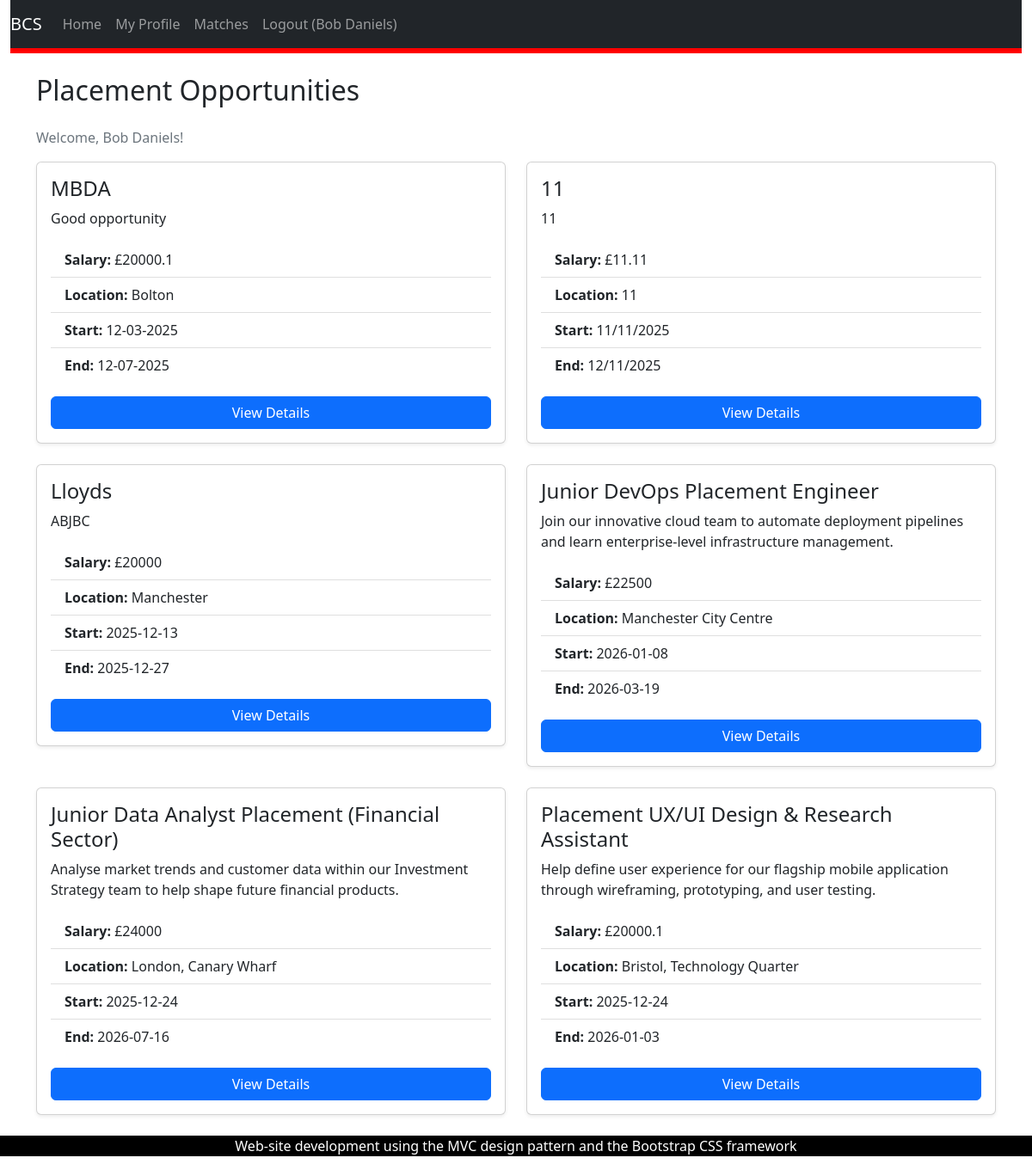
/studentMatches.php (signed in), run on the app's committed database.
### tables this page shows
CREATE TABLE "placement_opportunity"
(
    placement_ID INTEGER
        primary key autoincrement,
    employer_ID  INTEGER
        references users,
    title        TEXT not null,
    description  TEXT not null,
    salary       REAL,
    location     TEXT not null,
    start_date   DATE not null,
    end_date     DATE not null,
    status       TEXT
, deadline DATE, date_posted DATE DEFAULT NULL, about_company TEXT, what_we_offer TEXT);

### studentMatches.php (called while the page is built, shortened)
<?php
require_once('Models/PlacementsDataSet.php');
$placementsDataSet = new PlacementsDataSet();
$placements = $placementsDataSet->fetchAllPosts();
require_once("Views/studentListings.phtml");

### Models/Database.php (called while the page is built, shortened)
<?php
class Database {
    protected static $_dbInstance = null;
    protected $_dbHandle;
    public static function getInstance() {
        if(self::$_dbInstance === null) {
            self::$_dbInstance = new self();
        }
        return self::$_dbInstance;
    }
    private function __construct() {
        try {
            $this->_dbHandle = new PDO("sqlite:identifier.sqlite");
        }
        catch (PDOException $e) {
            echo $e->getMessage();
        }
    }
    public function getdbConnection() {
        return $this->_dbHandle;
    }
}

### Models/PlacementsDataSet.php (called while the page is built, shortened)
<?php
require_once('Database.php');
require_once('PlacementsData.php');
class PlacementsDataSet {
    protected $_dbHandle, $_dbInstance;
    public function __construct() {
        $this->_dbInstance = Database::getInstance();
        $this->_dbHandle = $this->_dbInstance->getdbConnection();
    }
    public function fetchAllPosts() {
        $sqlQuery = 'SELECT * FROM placement_opportunity;';
        $statement = $this->_dbHandle->prepare($sqlQuery);
        $statement->execute();
        $dataSet = [];
        while ($row = $statement->fetch()) {
            $dataSet[] = new PlacementsData($row);
        }
        return $dataSet;
    }
}

### Models/PlacementsData.php (called while the page is built, shortened)
<?php
class PlacementsData {
    protected $placement_id, $employer_id, $title, $description,$salary, $location, $start_date, $end_date, $status, $deadline, $date_posted, $about_company, $what_we_offer;
    public function __construct($dbRow) {
        $this->placement_id = $dbRow['placement_ID'];
        $this->title = $dbRow['title'];
        $this->description = $dbRow['description'];
        $this->salary = $dbRow['salary'];
        $this->location = $dbRow['location'];
        $this->start_date = $dbRow['start_date'];
        $this->end_date = $dbRow['end_date'];
    }
    public function getPlacementID() {
        return $this->placement_id;
    }
    public function getTitle() {
        return $this->title;
    }
    public function getDescription() {
        return $this->description;
    }
    public function getSalary() {
        return $this->salary;
    }
    public function getLocation() {
        return $this->location;
    }
    public function getStartDate() {
        return $this->start_date;
    }
    public function getEndDate() {
        return $this->end_date;
    }
}

### Views/studentListings.phtml (the view)
<?php require('template/header.phtml'); ?>
    <div class="container mt-4">
        <h2 class="mb-4">Placement Opportunities</h2>
        <p class="text-muted">Welcome, <?= $_SESSION['name']; ?>!</p>
        <div class="row">
            <?php foreach ($placements as $placement) { ?>
                <div class="col-md-6 mb-4">
                    <div class="card shadow-sm">
                        <div class="card-body">
                            <h4 class="card-title"><?= $placement->getTitle(); ?></h4>
                            <p class="card-text"><?= $placement->getDescription(); ?></p>
                            <ul class="list-group list-group-flush mb-3">
                                <li class="list-group-item"><strong>Salary:</strong> £<?= $placement->getSalary(); ?></li>
                                <li class="list-group-item"><strong>Location:</strong> <?= $placement->getLocation(); ?></li>
                                <li class="list-group-item"><strong>Start:</strong> <?= $placement->getStartDate(); ?></li>
                                <li class="list-group-item"><strong>End:</strong> <?= $placement->getEndDate(); ?></li>
                            </ul>
                            <a href="placement_details.php?id=<?= $placement->getPlacementID(); ?>"
                               class="btn btn-primary w-100">
                                View Details
                            </a>
                        </div>
                    </div>
                </div>
            <?php } ?>
        </div>
    </div>
    </div>
<?php require('template/footer.phtml'); ?>

### Views/template/header.phtml (shortened to what this page needs)
<?php
$is_logged_in = $_SESSION['logged_in'] ?? false;
$user_role = $_SESSION['role'] ?? '';
?>
<!DOCTYPE html>
<html lang="en">
<head>
    <link href="https://cdn.jsdelivr.net/npm/bootstrap@5.2.0/dist/css/bootstrap.min.css" rel="stylesheet">
    <link href="/css/my-style.css" rel="stylesheet">
</head>
<body role=""document">
<div class="container-fluid">
    <nav class="navbar navbar-expand-lg navbar-dark bg-dark">
        <a class="navbar-brand" href="index.php"> BCS</a>
        <div class="collapse navbar-collapse" id="navbarNav">
            <ul class="navbar-nav me-auto">
                <li class="nav-item">
                    <a class="nav-link" href="index.php">Home</a>
                </li>
                <?php if ($is_logged_in && $user_role === 'student'): ?>
                    <li class="nav-item">
                        <a class="nav-link" href="student_profile.php">My Profile</a>
                    </li>
                    <li class="nav-item">
                        <a class="nav-link" href="studentMatches.php">Matches</a>
                    </li>
                <?php endif; ?>
                <?php if ($is_logged_in): ?>
                    <li class="nav-item">
                        <a class="nav-link" href="logout.php">Logout (<?php echo $_SESSION['name']; ?>)</a>
                    </li>
                <?php else: ?>
                    <li class="nav-item">
                        <a class="nav-link" href="login.php">Login</a>
                    </li>
                <?php endif; ?>
            </ul>
        </div>
    </nav>
    <main id="content" class="col-12">

### Views/template/footer.phtml (shortened to what this page needs)
    <footer class-"row">
        <div id="footer" class="col-xs-12">
            <p>Web-site development using the MVC design pattern and the Bootstrap CSS framework</p>
        </div>
    </footer>
</body>
</html>

### css/my-style.css (style rules this page uses)
#content { background-color: #fff; border-top: solid 6px #f00; }
#footer { margin_top: 20px; text-align: center; background-color: #000; color: #fff; }

### data on the page
placement_opportunity: title "MBDA", description "Good opportunity", salary "20000.1", location "Bolton", start_date "12-03-2025", end_date "12-07-2025"
placement_opportunity: title "11", description "11", salary "11.11", location "11", start_date "11/11/2025", end_date "12/11/2025"
placement_opportunity: title "Lloyds", description "ABJBC", salary "20000", location "Manchester", start_date "2025-12-13", end_date "2025-12-27"
placement_opportunity: title "Junior DevOps Placement Engineer", description "Join our innovative cloud team to automate deployment pipelines and learn enterprise-level infrastructure management.", salary "22500", location "Manchester City Centre", start_date "2026-01-08", end_date "2026-03-19"
placement_opportunity: title "Junior Data Analyst Placement (Financial Sector)", description "Analyse market trends and customer data within our Investment Strategy team to help shape future financial products.", salary "24000", location "London, Canary Wharf", start_date "2025-12-24", end_date "2026-07-16"
placement_opportunity: title "Placement UX/UI Design & Research Assistant", description "Help define user experience for our flagship mobile application through wireframing, prototyping, and user testing.", salary "20000.1", location "Bristol, Technology Quarter", start_date "2025-12-24", end_date "2026-01-03"

### other printed values
$_SESSION['name'] "Bob Daniels"
